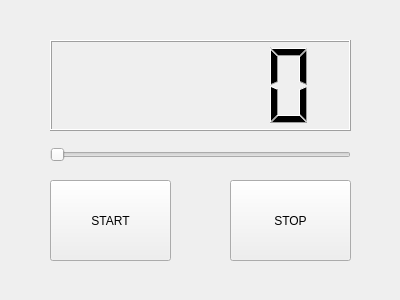
<?xml version="1.0" encoding="UTF-8"?>
<ui version="4.0">
 <class>Counter</class>
 <widget class="QWidget" name="Counter">
  <property name="geometry">
   <rect>
    <x>0</x>
    <y>0</y>
    <width>400</width>
    <height>300</height>
   </rect>
  </property>
  <property name="windowTitle">
   <string>Counter</string>
  </property>
  <widget class="QPushButton" name="boton">
   <property name="geometry">
    <rect>
     <x>230</x>
     <y>180</y>
     <width>121</width>
     <height>81</height>
    </rect>
   </property>
   <property name="text">
    <string>STOP</string>
   </property>
  </widget>
  <widget class="QLCDNumber" name="lcdNumber">
   <property name="geometry">
    <rect>
     <x>50</x>
     <y>40</y>
     <width>301</width>
     <height>91</height>
    </rect>
   </property>
  </widget>
  <widget class="QPushButton" name="pushButton">
   <property name="geometry">
    <rect>
     <x>50</x>
     <y>180</y>
     <width>121</width>
     <height>81</height>
    </rect>
   </property>
   <property name="text">
    <string>START</string>
   </property>
  </widget>
  <widget class="QSlider" name="horizontalSlider">
   <property name="geometry">
    <rect>
     <x>50</x>
     <y>140</y>
     <width>301</width>
     <height>29</height>
    </rect>
   </property>
   <property name="maximum">
    <number>999</number>
   </property>
   <property name="orientation">
    <enum>Qt::Horizontal</enum>
   </property>
  </widget>
 </widget>
 <resources/>
 <connections/>
</ui>
